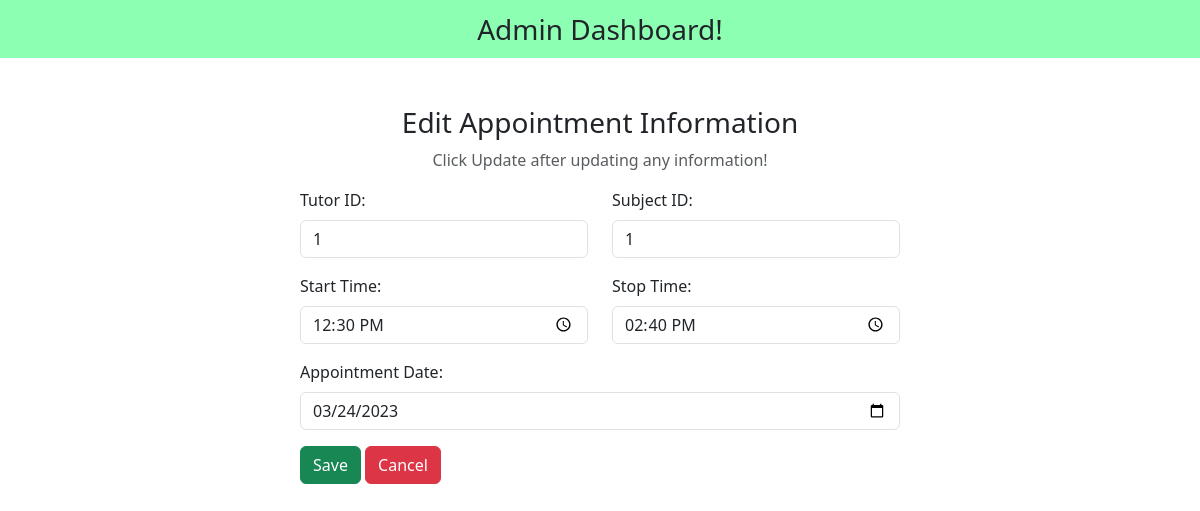
The app's page /admin/edit_appointment.php?id=1 with its own data.
### tables this page shows
CREATE TABLE `appointment` (
  `appointment_id` int(11) NOT NULL,
  `tutor_id` int(11) DEFAULT NULL,
  `subject_id` int(11) DEFAULT NULL,
  `appointment_time_start` time NOT NULL,
  `appointment_time_end` time NOT NULL,
  `appointment_date` date DEFAULT NULL
);

### admin/edit_appointment.php (the view, shortened to what this page needs)
<?php
include('../includes/databaseconnection.php');
$id = $_GET['id'];
?>
<!DOCTYPE html>
<html>
    <head>
        <link rel="stylesheet" href="https://cdnjs.cloudflare.com/ajax/libs/font-awesome/6.3.0/css/all.min.css" />
        <link href="https://cdn.jsdelivr.net/npm/bootstrap@5.3.0-alpha1/dist/css/bootstrap.min.css" rel="stylesheet">
    </head>
    <body>
        <nav class="navbar navbar-light justify-content-center fs-3 mb-5" style="background-color:#00ff5573;">
            Admin Dashboard!
        </nav>
        <div class="container">
            <div class="text-center" mb-4>
                <h3>Edit Appointment Information</h3>
                <p class="text-muted">Click Update after updating any information!</p>
                <?php
                    $sql = "SELECT * FROM appointment WHERE appointment_id = $id LIMIT 1";
                    $result = mysqli_query($conn,$sql);
                    $row = mysqli_fetch_assoc($result);
                ?>
            </div>
            <div class="container d-flex justify-content-center">
                <form action="" method="post" style="width: 50vw; min-width: 300px;">
                    <div class="row mb-3">
                        <div class="col">
                            <label class ="form-label">Tutor ID:</label>
                            <input type="text" class="form-control" name="tutor_id" value="<?php echo $row['tutor_id']?>">
                        </div>
                        <div class="col">
                            <label class ="form-label">Subject ID:</label>
                            <input type="text" class="form-control" name="subject_id" value="<?php echo $row['subject_id']?>">
                        </div>
                    </div>
                    <div class="row mb-3">
                        <div class="col">
                            <label class ="form-label">Start Time:</label>
                            <input type="time" class="form-control" name="appointment_time_start" value="<?php echo $row['appointment_time_start']?>">
                        </div>
                        <div class="col">
                            <label class ="form-label">Stop Time:</label>
                            <input type="time" class="form-control" name="appointment_time_end" value="<?php echo $row['appointment_time_end']?>">
                        </div>
                    </div>
                    <div class="row mb-3">
                        <div class="col">
                            <label class ="form-label">Appointment Date:</label>
                            <input type="date" class="form-control" name="appointment_date" value="<?php echo $row['appointment_date']?>">
                        </div>
                    </div>
                    <div>
                        <button type="submit" class="btn btn-success" name="submit">Save</button>
                        <a href="dashboard.php?msg=No Changes made to Appointment with ID <?php echo $row['appointment_id'].'!' ?>" class="btn btn-danger">Cancel</a>
                    </div>
                </form>
            </div>
        </div>
    </body>
</html>

### records on screen
appointment: tutor_id "1", subject_id "1", appointment_time_start "12:30:00", appointment_time_end "14:40:00", appointment_date "03/24/2023"
